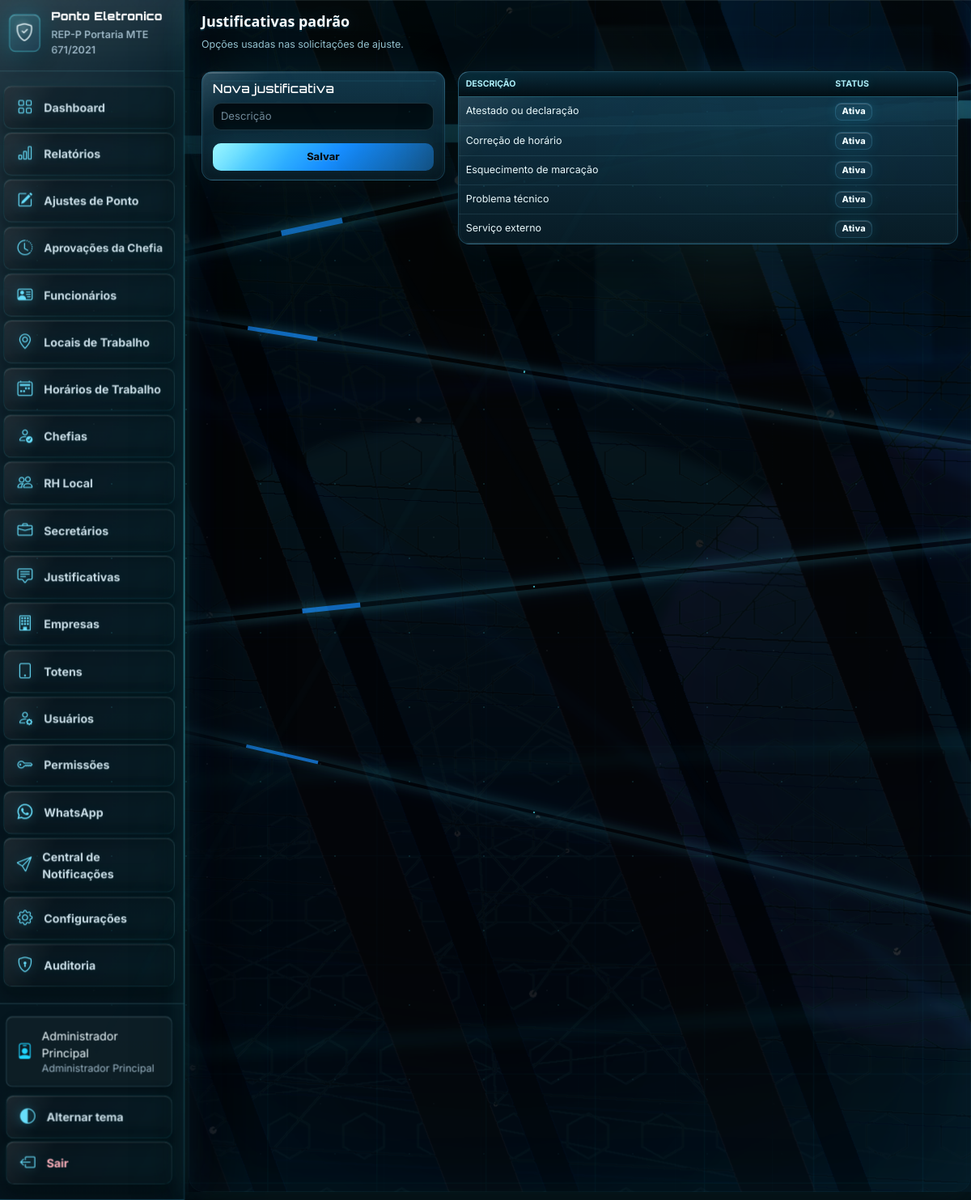
The page /justificativas (signed in) on the database its author committed.
### tables this page shows
CREATE TABLE usuarios (
            id INTEGER PRIMARY KEY AUTOINCREMENT,
            nome TEXT NOT NULL,
            login TEXT UNIQUE NOT NULL,
            senha TEXT NOT NULL,
            perfil TEXT NOT NULL
        , funcionario_id INTEGER, ativo INTEGER NOT NULL DEFAULT 1, rh_local_id INTEGER, chefia_id INTEGER, secretario_id INTEGER, cpf TEXT, email TEXT, telefone TEXT, secretaria_departamento TEXT);

CREATE TABLE justificativas_padrao (
            id INTEGER PRIMARY KEY AUTOINCREMENT,
            descricao TEXT NOT NULL UNIQUE,
            ativa INTEGER NOT NULL DEFAULT 1,
            criado_em TEXT NOT NULL
        );

### app.py (the view)
@app.route("/justificativas", methods=["GET", "POST"])
@login_required
@perfil_required("Administrador Principal")
def justificativas():
    if request.method == "POST":
        execute("INSERT INTO justificativas_padrao (descricao, criado_em) VALUES (?, ?)", (request.form["descricao"], now_iso()))
        audit("criar", "justificativas_padrao", detalhes={"descricao": request.form["descricao"]})
        return redirect(url_for("justificativas"))
    rows = query("SELECT * FROM justificativas_padrao ORDER BY descricao")
    return page_template('pages/justificativas.html', title="Justificativas", rows=rows)

### app.py (called while the page is built, shortened)
@app.after_request
def add_api_cors_headers(response):
    return response

def get_db():
    if "db" not in g:
        g.db = sqlite3.connect(DB_PATH)
        g.db.row_factory = sqlite3.Row
    return g.db

def query(sql, params=()):
    return get_db().execute(sql, params).fetchall()

def one(sql, params=()):
    return get_db().execute(sql, params).fetchone()

def csrf_token():
    token = session.get("_csrf_token")
    if not token:
        token = secrets.token_urlsafe(32)
        session["_csrf_token"] = token
    return token

def csrf_input():
    return f'<input type="hidden" name="_csrf_token" value="{csrf_token()}">'

@app.before_request
def validate_csrf():
    if request.method != "POST":
        return None

@app.after_request
def security_headers(response):
    response.headers.setdefault("X-Content-Type-Options", "nosniff")
    response.headers.setdefault("X-Frame-Options", "SAMEORIGIN")
    response.headers.setdefault("Referrer-Policy", "strict-origin-when-cross-origin")
    if request.path in ("/totem-facial", "/terminal-ponto") or request.path.startswith("/totem-facial/"):
        response.headers["Cache-Control"] = "no-store, no-cache, must-revalidate, max-age=0"
        response.headers["Pragma"] = "no-cache"
        response.headers["Expires"] = "0"
    return response

def current_user():
    if not session.get("user_id"):
        return None
    return one("SELECT * FROM usuarios WHERE id = ?", (session["user_id"],))

def login_required(view):
    @wraps(view)
    def wrapped(*args, **kwargs):
        if not session.get("user_id"):
            return redirect(url_for("login"))
        return view(*args, **kwargs)
    return wrapped

def perfil_required(*perfis):
    def decorator(view):
        @wraps(view)
        def wrapped(*args, **kwargs):
            user = current_user()
            if not user:
                return redirect(url_for("login"))
            aliases = {
                "RH": "RH Local",
                "Gestor": "Chefia Imediata",
                "Chefia imediata": "Chefia Imediata",
                "Secretário": "Secretário da Pasta",
            }
            perfil = aliases.get(user["perfil"], user["perfil"])
            permitidos = {aliases.get(p, p) for p in perfis}
            if perfil not in permitidos:
                return page("<div class='alert alert-danger'>Acesso negado.</div>", title="Acesso negado"), 403
            return view(*args, **kwargs)
        return wrapped
    return decorator

### templates/pages/justificativas.html
{% extends "base.html" %}
{% block body %}
<div class="mb-4"><h3 class="fw-bold">Justificativas padrão</h3><div class="text-muted">Opções usadas nas solicitações de ajuste.</div></div>
    <div class="row g-3">
      <div class="col-lg-4"><div class="card"><div class="card-body"><h5>Nova justificativa</h5>
        <form method="post" class="d-grid gap-3">{{ csrf_input()|safe }}
          <input class="form-control" name="descricao" placeholder="Descrição" required>
          <button class="btn btn-primary">Salvar</button>
        </form>
      </div></div></div>
      <div class="col-lg-8"><div class="card"><div class="table-responsive"><table class="table table-hover mb-0">
        <thead><tr><th>Descrição</th><th>Status</th></tr></thead>
        <tbody>{% for r in rows %}<tr><td>{{ r.descricao }}</td><td>{% if r.ativa %}<span class="badge bg-success">Ativa</span>{% else %}<span class="badge bg-secondary">Inativa</span>{% endif %}</td></tr>{% endfor %}</tbody>
      </table></div></div></div>
    </div>
{% endblock %}

### templates/base.html (shortened to what this page needs)
<!doctype html>
<html lang="pt-br" data-bs-theme="dark">
<head>
  <link href="https://cdn.jsdelivr.net/npm/bootstrap@5.3.3/dist/css/bootstrap.min.css" rel="stylesheet">
  <link href="https://cdn.jsdelivr.net/npm/bootstrap-icons@1.11.3/font/bootstrap-icons.css" rel="stylesheet">
  <link href="{{ url_for('static', filename='css/app.css') }}?v={{ asset_version }}" rel="stylesheet">
</head>
<body class="app-shell">
<div class="app-background" aria-hidden="true">
  <img class="app-background-image" src="{{ url_for('static', filename='img/login-data-streams.png') }}?v={{ asset_version }}" alt="">
  <img class="app-background-veil" src="{{ url_for('static', filename='img/tech-veil.png') }}?v={{ asset_version }}" alt="">
  <div class="app-background-streams">
    <span class="app-background-stream app-background-stream-a"></span>
    <span class="app-background-stream app-background-stream-b"></span>
    <span class="app-background-stream app-background-stream-c"></span>
    <span class="app-background-stream app-background-stream-d"></span>
  </div>
</div>
{% if session.get('user_id') %}
<div class="layout d-flex">
  <aside class="sidebar">
    <div class="brand">
      <div class="brand-mark"><i class="bi bi-shield-check"></i></div>
      <div><strong>Ponto Eletronico</strong><small>REP-P Portaria MTE 671/2021</small></div>
    </div>
    <div class="sidebar-scroll">
      {{ nav_links('')|safe }}
    </div>
    <div class="sidebar-footer">
      <div class="user-chip"><i class="bi bi-person-badge"></i><span>{{ user.nome }}<small>{{ user.perfil }}</small></span></div>
      <a class="theme-link" href="{{ url_for('toggle_theme') }}"><i class="bi bi-circle-half"></i> Alternar tema</a>
      <a class="logout-link" href="{{ url_for('logout') }}"><i class="bi bi-box-arrow-left"></i> Sair</a>
    </div>
  </aside>
  <main class="content">
    <div class="content-glow"></div>
{% endif %}
    {% block body %}{{ body|safe }}{% endblock %}
{% if session.get('user_id') %}
  </main>
</div>
{% endif %}
</body>
</html>

### rows shown on the page
usuarios: nome "Administrador Principal", perfil "Administrador Principal"
justificativas_padrao: descricao "Atestado ou declaração", ativa "Ativa"
justificativas_padrao: descricao "Correção de horário", ativa "Ativa"
justificativas_padrao: descricao "Esquecimento de marcação", ativa "Ativa"
justificativas_padrao: descricao "Problema técnico", ativa "Ativa"
justificativas_padrao: descricao "Serviço externo", ativa "Ativa"
